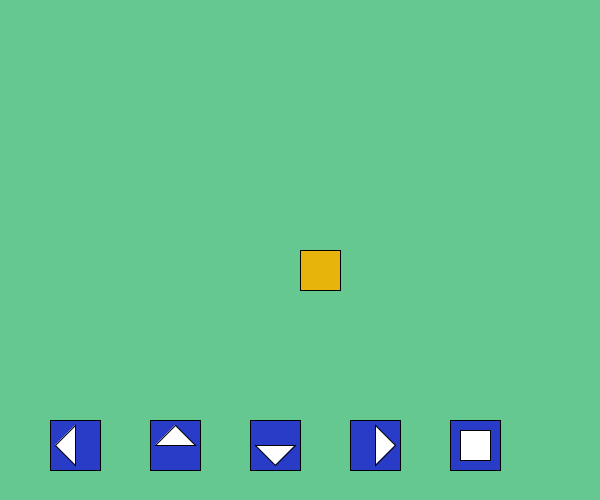
Frame 1 (no input)
Frame 60 (the mouse pressed at the canvas centre just before this capture): identical to frame 1, image omitted
Frame 120 (the mouse held since frame 60 and released just before this capture): identical to frame 1, image omitted

The Processing sketch that drew this single still picture (run headless with seeded random() and noise(); from frame 60 on, the mouse is pressed at the canvas centre):

// Processing sketch: Cardinal_Movement
// ── Cardinal_Movement.pde
float x, y, xSpeed, ySpeed, speed;

float buttonLeftX, buttonRightX, buttonForwardX, buttonBackX, buttonStopX, buttonY, buttonW;

void setup() {
  size(600, 500);

  x = width/2;
  y = height/2;
  xSpeed = 0;
  ySpeed = 0;

  speed = 2;

  buttonW = 50;
  buttonLeftX = buttonW;
  buttonY = 420;
  buttonForwardX = buttonW * 3;
  buttonBackX = buttonW * 5;
  buttonRightX = buttonW * 7;
  buttonStopX = buttonW * 9;
}

void draw() {
  background(100, 200, 144);

  drawSquare();

  drawButtons();
}
void drawSquare() {
  fill(230, 180, 10);
  rect(x, y, 40 ,40);

  x += xSpeed;
  y += ySpeed;
}
void drawButtons() {
  fill(40, 60, 200);
  rectMode(CORNER);
  rect( buttonLeftX, buttonY, buttonW, buttonW);
  rect( buttonForwardX, buttonY, buttonW, buttonW);
  rect( buttonBackX, buttonY, buttonW, buttonW);
  rect( buttonRightX, buttonY, buttonW, buttonW);
  rect( buttonStopX, buttonY, buttonW, buttonW);
  //draw arrows
  fill(255);
  float buttonMiddleOffset = buttonW * .5;
  float triangleBuffer = buttonW * .1;
  triangle( buttonLeftX + buttonMiddleOffset, buttonY + triangleBuffer, buttonLeftX + buttonMiddleOffset, buttonY + buttonW - triangleBuffer, buttonLeftX + triangleBuffer, buttonY + buttonMiddleOffset);
  triangle( buttonRightX + buttonMiddleOffset, buttonY + triangleBuffer, buttonRightX + buttonMiddleOffset, buttonY + buttonW - triangleBuffer, buttonRightX + buttonW - triangleBuffer, buttonY + buttonMiddleOffset);
  triangle( buttonForwardX + triangleBuffer, buttonY + buttonMiddleOffset, buttonForwardX + buttonW - triangleBuffer, buttonY + buttonMiddleOffset, buttonForwardX + buttonMiddleOffset, buttonY + triangleBuffer);
  triangle( buttonBackX + triangleBuffer, buttonY + buttonMiddleOffset, buttonBackX + buttonW - triangleBuffer, buttonY + buttonMiddleOffset, buttonBackX + buttonMiddleOffset, buttonY + buttonW - triangleBuffer);

  rect( buttonStopX + triangleBuffer*2, buttonY + triangleBuffer*2, buttonW - triangleBuffer*4, buttonW - triangleBuffer*4);
}
void mouseClicked() {
  if (mouseY > buttonY && mouseY < buttonY + buttonW) {
    // all buttons are in a row, so test for Y first
    if (mouseX > buttonLeftX && mouseX < buttonLeftX + buttonW) {
      println("turn left clicked!");
      xSpeed = -speed;
      ySpeed = 0;
    } else if (mouseX > buttonForwardX && mouseX < buttonForwardX + buttonW) {
      // forward clicked!
      ySpeed = -speed;
      xSpeed = 0;
    } else if (mouseX > buttonBackX && mouseX < buttonBackX + buttonW) {
      // backward clicked!
      ySpeed = speed;
      xSpeed = 0;
    } else if (mouseX > buttonRightX && mouseX < buttonRightX + buttonW) {
      // turn right clicked!
      xSpeed = speed;
      ySpeed = 0;
    } else if (mouseX > buttonStopX && mouseX < buttonStopX + buttonW) {
      xSpeed = 0;
      ySpeed = 0;
    }
  }
}
